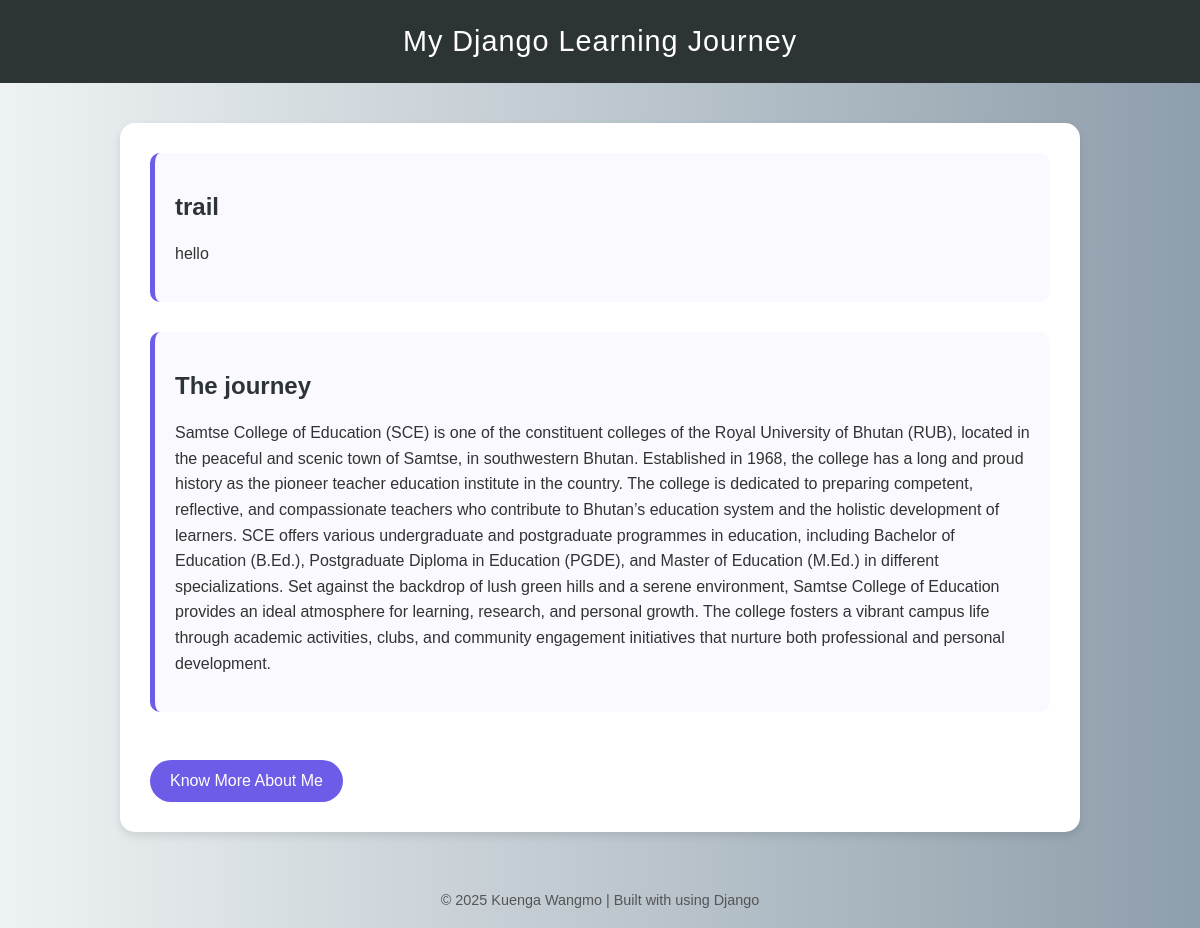
The page / on the database its author committed.
### kwjourney/models.py (models this page shows, shortened)
class LearningJourney(models.Model):
    title = models.CharField(max_length=200)
    description = models.TextField()
    date_started = models.DateField()
    skills_gained = models.TextField()

### kwjourney/views.py (the view)
# urls.py: path('', views.Index, name='index'),     # name changed to 'index'
def Index(request):
    journeys = LearningJourney.objects.all()
    return render(request, 'Index.html', {'journeys': journeys})

### kwjourney/templates/Index.html (shortened to what this page needs)
{% load static %}
<!DOCTYPE html>
<html lang="en">
<head>
    <link rel="stylesheet" href="{% static 'styles/style.css' %}">
</head>
<body>
    <header> My Django Learning Journey</header>
    <div class="container">
        {% for journey in journeys %}
        <div class="journey-item">
            <h2>{{ journey.title }}</h2>
            <p>{{ journey.description }}</p>
        </div>
        {% empty %}
        <p>No learning records found yet. Start adding your learning milestones!</p>
        {% endfor %}
        <br>
        <a href="{% url 'aboutMe' %}" class="button">Know More About Me</a>
    </div>
    <footer>
        © 2025 Kuenga Wangmo | Built with using Django
    </footer>
</body>
</html>

### kwjourney/static/styles/style.css (style rules this page uses)
body { margin: 0; min-height: 100vh; background: linear-gradient(180deg, #f6f8fb 0%, #ffffff 100%); color: #0b1220; -webkit-font-smoothing: antialiased; -moz-osx-font-smoothing: grayscale; }

### kwjourney/templates/Index.html (style rules this page uses)
body { font-family: 'Poppins', sans-serif; background: linear-gradient(to right, #eef2f3, #8e9eab); color: #333; margin: 0; padding: 0; }
header { background-color: #2d3436; color: white; text-align: center; padding: 25px 0; font-size: 1.8em; letter-spacing: 1px; }
.container { max-width: 900px; margin: 40px auto; background-color: white; border-radius: 15px; padding: 30px; box-shadow: 0 4px 10px rgba(0, 0, 0, 0.1); }
.journey-item { margin-bottom: 30px; padding: 20px; border-left: 5px solid #6c5ce7; background-color: #f9f9ff; border-radius: 10px; }
h2 { color: #2d3436; }
p { line-height: 1.6; }
a.button { display: inline-block; text-decoration: none; background-color: #6c5ce7; color: white; padding: 12px 20px; border-radius: 25px; transition: 0.3s; }
footer { text-align: center; padding: 20px; color: #555; font-size: 0.9em; }

### rows shown on the page
LearningJourney: title "trail", description "hello"
LearningJourney: title "The journey", description "Samtse College of Education (SCE) is one of the constituent colleges of the Royal University of Bhutan (RUB), located in the peaceful and scenic town of Samtse, in southwestern Bhutan. Established in 1968, the college has a long and proud history as the pioneer teacher education institute in the country. The college is dedicated to preparing competent, reflective, and compassionate teachers who contribute to Bhutan’s education system and the holistic development of learners. SCE offers various undergraduate and postgraduate programmes in education, including Bachelor of Education (B.Ed.), Postgraduate Diploma in Education (PGDE), and Master of Education (M.Ed.) in different specializations.…"
